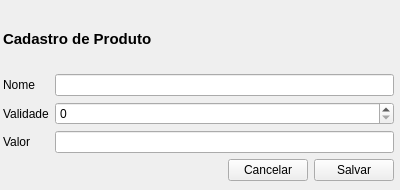
<?xml version="1.0" encoding="UTF-8"?>
<ui version="4.0">
 <class>Form</class>
 <widget class="QWidget" name="Form">
  <property name="geometry">
   <rect>
    <x>0</x>
    <y>0</y>
    <width>400</width>
    <height>190</height>
   </rect>
  </property>
  <property name="windowTitle">
   <string>Cadastro de Produto</string>
  </property>
  <widget class="QWidget" name="layoutWidget">
   <property name="geometry">
    <rect>
     <x>3</x>
     <y>10</y>
     <width>391</width>
     <height>171</height>
    </rect>
   </property>
   <layout class="QVBoxLayout" name="verticalLayout">
    <item>
     <widget class="QLabel" name="label">
      <property name="text">
       <string>&lt;html&gt;&lt;head/&gt;&lt;body&gt;&lt;p&gt;&lt;span style=&quot; font-size:11pt; font-weight:600;&quot;&gt;Cadastro de Produto&lt;/span&gt;&lt;/p&gt;&lt;/body&gt;&lt;/html&gt;</string>
      </property>
     </widget>
    </item>
    <item>
     <layout class="QFormLayout" name="formLayout">
      <item row="0" column="0">
       <widget class="QLabel" name="label_2">
        <property name="text">
         <string>Nome</string>
        </property>
       </widget>
      </item>
      <item row="0" column="1">
       <widget class="QLineEdit" name="nome"/>
      </item>
      <item row="1" column="0">
       <widget class="QLabel" name="label_4">
        <property name="text">
         <string>Validade</string>
        </property>
       </widget>
      </item>
      <item row="2" column="0">
       <widget class="QLabel" name="label_3">
        <property name="text">
         <string>Valor</string>
        </property>
       </widget>
      </item>
      <item row="2" column="1">
       <widget class="QLineEdit" name="valor"/>
      </item>
      <item row="1" column="1">
       <widget class="QSpinBox" name="validade"/>
      </item>
     </layout>
    </item>
    <item>
     <layout class="QHBoxLayout" name="horizontalLayout">
      <item>
       <spacer name="horizontalSpacer">
        <property name="orientation">
         <enum>Qt::Horizontal</enum>
        </property>
        <property name="sizeHint" stdset="0">
         <size>
          <width>40</width>
          <height>20</height>
         </size>
        </property>
       </spacer>
      </item>
      <item>
       <widget class="QPushButton" name="cancelar_btn">
        <property name="text">
         <string>Cancelar</string>
        </property>
       </widget>
      </item>
      <item>
       <widget class="QPushButton" name="salvar_btn">
        <property name="text">
         <string>Salvar</string>
        </property>
       </widget>
      </item>
     </layout>
    </item>
   </layout>
  </widget>
 </widget>
 <resources/>
 <connections/>
</ui>
